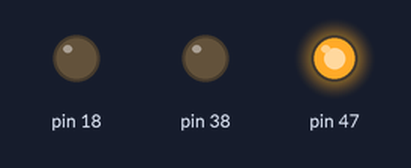
Recording of a sketch running on a simulated Arduino Mega 2560, built with avr-gcc and run on an emulated ATmega2560. Parts: output pins drawn as LEDs (lit = HIGH).

Above: at 0.5 s.
At 1.5 s:
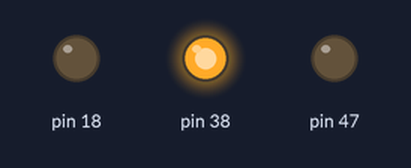
At 2.5 s:
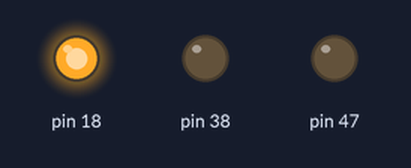
At 3.5 s:
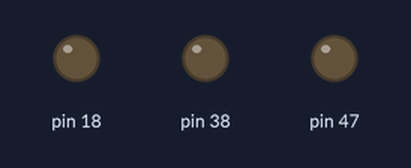
Timing chart, 0 to 5.2 s (numbered marks = the images above):
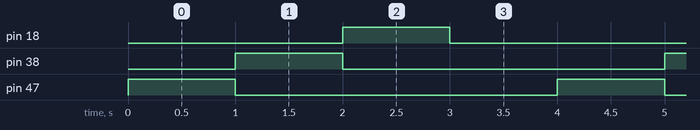

Measured:
- by itself, pin 18, pin 38, pin 47: alternates HIGH for 1.0 s and LOW for 3.0 s
- by itself, everything shown: repeats every 4.0 s, in 4 steps

The sketch:

LEDTest.ino
```cpp
void setup() {
  // put your setup code here, to run once:
pinMode(47,OUTPUT);
pinMode(38,OUTPUT);
pinMode(18,OUTPUT);
}

void loop() {
  // put your main code here, to run repeatedly:
digitalWrite(47,1);
digitalWrite(38,0);
digitalWrite(18,0);
delay(1000);
digitalWrite(47,0);
digitalWrite(38,1);
digitalWrite(18,0);
delay(1000);
digitalWrite(47,0);
digitalWrite(38,0);
digitalWrite(18,1);
delay(1000);
digitalWrite(47,0);
digitalWrite(38,0);
digitalWrite(18,0);
delay(1000);
}
```
